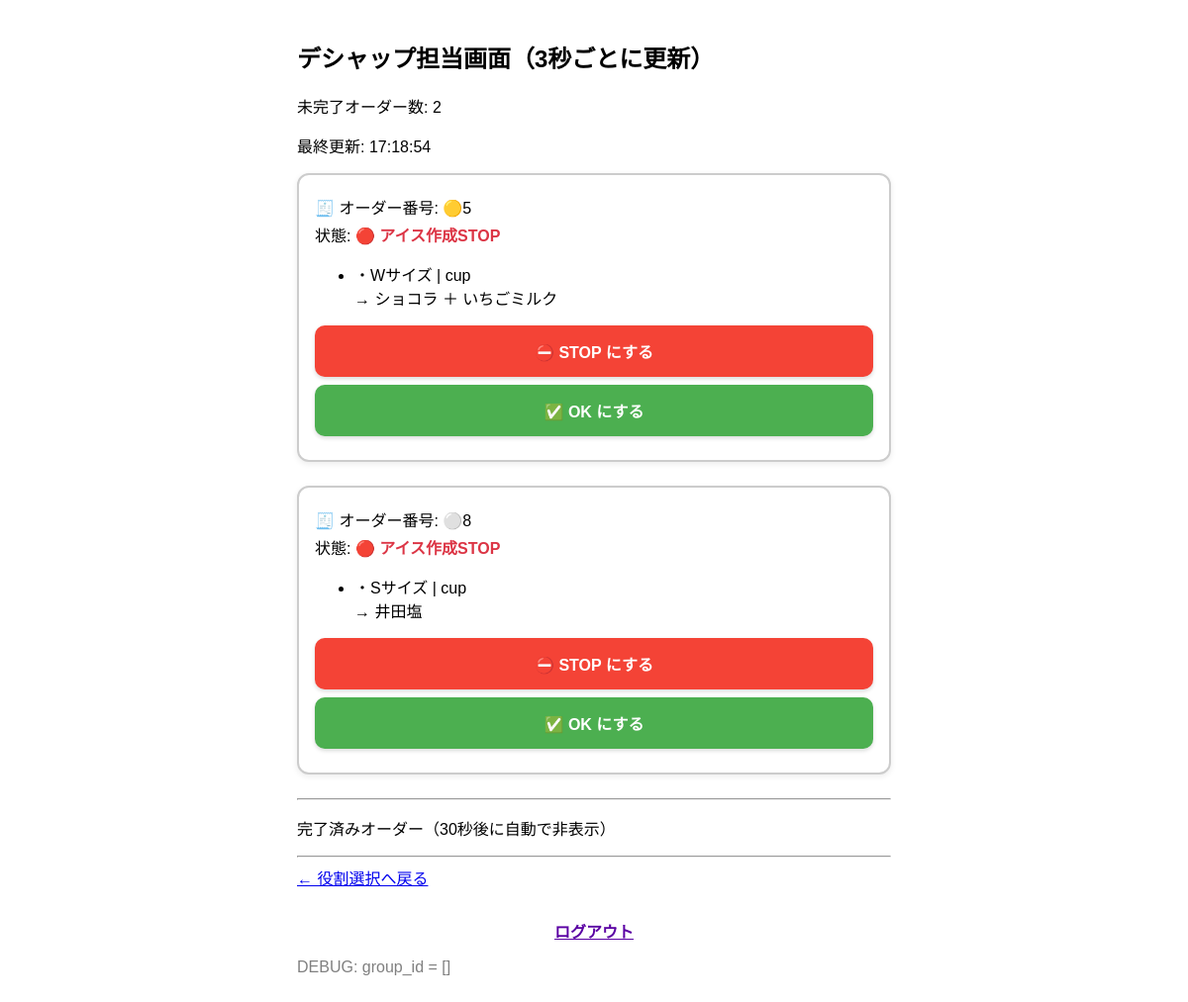
/deshap/, run on an earlier commit of the app's database.
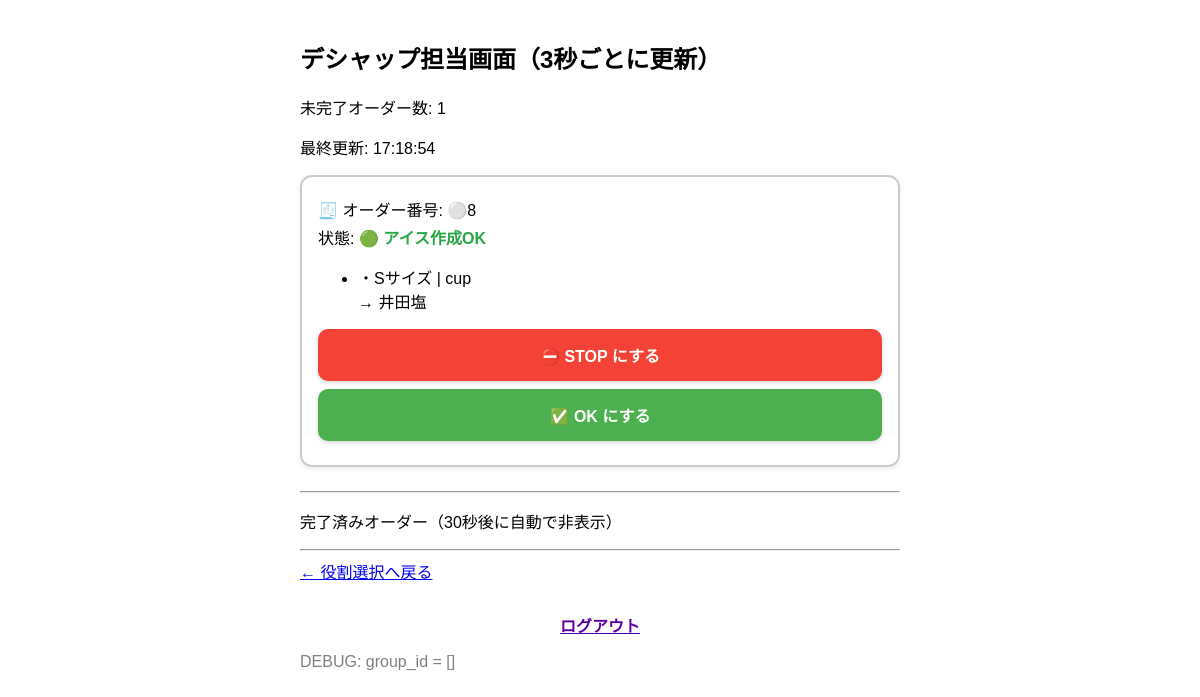
And on a later commit of the database.
### orders/models.py (models this page shows, shortened)
class Order(models.Model):
    group_id = models.CharField(max_length=20)
    size = models.CharField(max_length=2, choices=[('S', 'シングル'), ('W', 'ダブル')])
    container = models.CharField(max_length=10, choices=[('cup', 'カップ'), ('cone', 'コーン')])
    flavor1 = models.CharField(max_length=50, choices=FLAVOR_CHOICES)
    flavor2 = models.CharField(max_length=50, blank=True, null=True, choices=FLAVOR_CHOICES)
    is_completed = models.BooleanField(default=False)
    timestamp = models.DateTimeField(auto_now_add=True)
    status = models.CharField(max_length=10, choices=ORDER_STATUS_CHOICES, default='ok')
    clip_color = models.CharField(max_length=10, choices=CLIP_COLOR_CHOICES)
    clip_number = models.IntegerField()
    completed_at = models.DateTimeField(null=True, blank=True)
    is_auto_stopped = models.BooleanField(default=False)  # ← 自動STOPかどうか

### orders/views.py (the view)
# urls.py: path('deshap/', views.deshap_view, name='deshap'),
def deshap_view(request):
    now = localtime()
    all_orders = list(Order.objects.order_by('timestamp'))
    grouped_orders = {}
    for order in all_orders:
        grouped_orders.setdefault(order.group_id, []).append(order)
    active_orders = {}
    completed_orders = {}
    for group_id, orders in grouped_orders.items():
        sorted_orders = sorted(orders, key=lambda o: o.timestamp)
        if all(o.is_completed for o in sorted_orders):
            completed_times = [o.completed_at for o in sorted_orders if o.completed_at]
            if completed_times and now - max(completed_times) <= timedelta(seconds=30):
                completed_orders[group_id] = sorted_orders
        else:
            active_orders[group_id] = sorted_orders
    pending = Order.objects.filter(is_completed=False, status='hold')
    count = pending.values('group_id').distinct().count()
    target_groups = pending.values_list('group_id', flat=True).distinct()
    for group_id in target_groups:
        group_orders = Order.objects.filter(group_id=group_id)
        if group_orders.exists():
            new_status = 'ok' if count <= 3 else 'stop'
            group_orders.update(status=new_status)
    active_count = sum(
        1 for orders in active_orders.values()
        if any(not o.is_completed for o in orders)
    )
    return render(request, 'orders/deshap.html', {
        'grouped_orders': active_orders,
        'completed_orders': completed_orders,
        'now': now,
        'active_count': active_count,
    })

### orders/templates/orders/deshap.html (shortened to what this page needs)
{% load custom_filters %}
<!DOCTYPE html>
<html lang="ja">
<head>
</head>
<body>
  <h2>デシャップ担当画面（3秒ごとに更新）</h2>
  <p>未完了オーダー数: {{ active_count }}</p>
  <p>最終更新: {{ now|time:"H:i:s" }}</p>
  {% for group_id, orders in grouped_orders.items %}
  <div class="order-card">
    <p>🧾 オーダー番号: {% if orders.0.clip_color == 'yellow' %}🟡{% else %}⚪️{% endif %}{{ orders.0.clip_number }}</p>
 <p>
  状態:
{% if orders.0.status == 'ok' %}
  <span class="status-ok">🟢 <strong>アイス作成OK</strong></span>
{% elif orders.0.status == 'stop' %}
  <span class="status-stop">🔴 <strong>アイス作成STOP</strong></span>
{% endif %}
</p>
    <ul>
      {% for order in orders %}
      <li>
        ・{{ order.size }}サイズ | {{ order.container }} <br>
        → {{ order.flavor1 }}{% if order.flavor2 %} ＋ {{ order.flavor2 }}{% endif %}
      </li>
      {% endfor %}
    </ul>
<form method="post" action="/update_status/{{ orders.0.group_id }}/stop/">
  <button type="submit" class="complete-button stop-button">⛔ STOP にする</button>
</form>
<form method="post" action="/update_status/{{ orders.0.group_id }}/ok/">
  <button type="submit" class="complete-button ok-button">✅ OK にする</button>
</form>
  </div>
  {% endfor %}
  <hr>
  <p>完了済みオーダー（30秒後に自動で非表示）</p>
  <hr>
  <a href="/">← 役割選択へ戻る</a>
  <div class="logout-bottom">
    <a href="/logout/" style="font-weight: bold; color: #5a00a3;">ログアウト</a>
  </div>
<p style="color: gray;">DEBUG: group_id = [{{ group_id }}]</p>
</body>
</html>

What changed in the data, as far as the page shows it:
no longer on this page (row edited): Order: clip_number "5", status "アイス作成STOP", size "W", container "cup", flavor1 "ショコラ", flavor2 "いちごミルク"
changed Order "cup": status "🔴 アイス作成STOP" → "🟢 アイス作成OK"
Also different on the page:
{{ active_count }}: "2" → "1"
